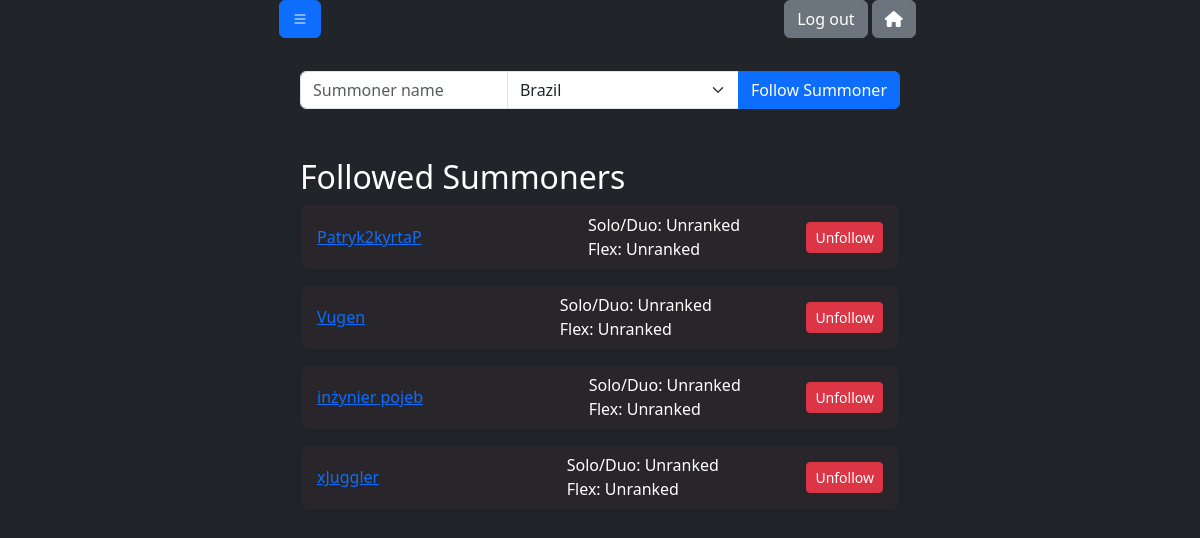
Page /profile/ (signed in) on the committed database.
### kyrciapp/models.py (models this page shows, shortened)
class FollowedSummoner(models.Model):
    user = models.ForeignKey(CustomUser, on_delete=models.CASCADE)
    name = models.CharField(max_length=100)
    region = models.CharField(max_length=100)
    solo_rank_info = models.CharField(max_length=50, blank=True, null=True)
    flex_rank_info = models.CharField(max_length=50, blank=True, null=True)

### kyrciapp/views.py (the view)
# urls.py: path('profile/', views.profile_view, name='profile'),
def profile_view(request):
    regions = choose_region()
    followed_summoners = FollowedSummoner.objects.filter(user=request.user)
    for summoner in followed_summoners:
        summoner_info = get_summoner_info(summoner.name, summoner.region)
        if summoner_info:
            request.session['id'] = summoner_info[4]
            request.session['global_region'] = summoner.region
            solo_rank_info, flex_rank_info = rank_info_render(request)
            summoner.solo_rank_info = solo_rank_info if solo_rank_info else {}
            summoner.flex_rank_info = flex_rank_info if flex_rank_info else {}
    context = {
        'regions': regions,
        'followed_summoners': followed_summoners
    }
    return render(request, 'profile.html', context)

### kyrciapp/python/config.py (called while the page is built)
def get_api_key():
    return "RGAPI-03d49e19-3db7-4f49-a1f5-75d020438f47"

### kyrciapp/python/region_dictionary.py (called while the page is built)
def region_lists():
    region_list = [
        'BR1',
        'EUN1',
        'EUW1',
        'JP1',
        'KR',
        'LA1',
        'LA2',
        'NA1',
        'OC1',
        'PH2',
        'RU',
        'SG2',
        'TH2',
        'TR1',
        'TW2',
        'VN2',
        ]
    return region_list

def choose_region():
    print("Available regions:")
    regions = region_lists()
    region_dict = {
        'BR1': 'Brazil',
        'EUN1': 'EUNE (Europe Nordic & East)',
        'EUW1': 'Europe West',
        'JP1': 'Japan',
        'KR': 'Korea',
        'LA1': 'Latin America North',
        'LA2': 'Latin America South',
        'NA1': 'North America',
        'OC1': 'Oceania',
        'PH2': 'Philippines',
        'RU': 'Russia',
        'SG2': 'Singapore',
        'TH2': 'Thailand',
        'TR1': 'Turkey',
        'TW2': 'Taiwan',
        'VN2': 'Vietnam',
    }
    return list(region_dict.items())

### kyrciapp/templates/profile.html (shortened to what this page needs)
<!DOCTYPE html>
<html>
<head>
    <head>
        <link href="https://cdn.jsdelivr.net/npm/bootstrap@5.3.2/dist/css/bootstrap.min.css" rel="stylesheet">
        <link href="https://cdnjs.cloudflare.com/ajax/libs/font-awesome/6.0.0-beta3/css/all.min.css" rel="stylesheet">
        <link rel="stylesheet" href="https://cdn.jsdelivr.net/npm/bootstrap-icons@1.9.1/font/bootstrap-icons.css">
</head>
<body class="bg-dark text-white">
    <div class="container-fluid">
        <div class="row">
            <div class="col-md-1"> </div>
            <div class="col text-center padding-left color-white">
                <button class="btn btn-primary" type="button" id="menuToggle" style="margin-right: 100px;">
                    <i class="bi bi-list"></i>
                </button>
            </div>
            <div class="col text-center ">
                {% if user.is_authenticated %}
                    <a href="{% url 'logout_confirm' %}" class="btn btn-secondary">Log out</a>
                    <a href="{% url 'index' %}" class="btn btn-secondary ">
                        <i class="fas fa-home"></i>
                    </a>
                {% endif %}
            </div>
            <div class="col-md-1"> </div>
        </div>
    </div>
<div class="d-flex justify-content-center align-items-center" style="min-height: 15vh;">
    <form method="post" action="{% url 'follow_summoner' %}" class="w-50">
        <div class="input-group mb-3">
            <input type="text" class="form-control" placeholder="Summoner name" name="summoner_name">
            <select class="form-select" name="region">
                {% for code, name in regions %}
                    <option value="{{ code }}">{{ name }}</option>
                {% endfor %}
            </select>
            <button class="btn btn-primary" type="submit">Follow Summoner</button>
        </div>
    </form>
</div>
<div class="d-flex justify-content-center align-items-center" style="min-height: 10vh;">
    <div class="w-50">
        <h2>Followed Summoners</h2>
        <ul class="list-group" >
            {% for summoner in followed_summoners %}
                <li class="list-group-item d-flex justify-content-between align-items-center custom-card white-space: nowrap" >
                    <a href="{% url 'player_info_with_args' summoner_name=summoner.name region=summoner.region %} "class="no-wrap">
                        {{ summoner.name }}
                    </a>
                    <div class="rank-info">
                        <div class="rank-row">
                            {% if summoner.solo_rank_info %}
                                <span>Solo/Duo:</span>
                                <img src="https://raw.communitydragon.org/latest/plugins/rcp-fe-lol-shared-components/global/default/{{ summoner.solo_rank_info.Tier|lower }}.png" alt="Tier Icon" class="small-tier-icon">
                                <span>{{ summoner.solo_rank_info.Rank }} - {{ summoner.solo_rank_info.League_Points }}LP - Win Rate: {{ summoner.solo_rank_info.Win_Percentage }}</span>
                            {% else %}
                                <span>Solo/Duo: Unranked</span>
                            {% endif %}
                        </div>
                        <div class="rank-row">
                            {% if summoner.flex_rank_info %}
                                <span>Flex:</span>
                                <img src="https://raw.communitydragon.org/latest/plugins/rcp-fe-lol-shared-components/global/default/{{ summoner.flex_rank_info.Tier|lower }}.png" alt="Tier Icon" class="small-tier-icon">
                                <span>{{ summoner.flex_rank_info.Rank }} - {{ summoner.flex_rank_info.League_Points }}LP - Win Rate: {{ summoner.flex_rank_info.Win_Percentage }}</span>
                            {% else %}
                                <span>Flex: Unranked</span>
                            {% endif %}
                        </div>
                    </div>
                    <form method="post" action="{% url 'unfollow_summoner' summoner.id %}" class="d-inline">
                        <button type="submit" class="btn btn-danger btn-sm">Unfollow</button>
                    </form>
                </li>
            {% endfor %}
        </ul>
    </div>
</div>
</body>
</html>

### kyrciapp/templates/profile.html (style rules this page uses)
.color-white { color: rgb(0, 0, 0) !important; }
.custom-card { background: rgb(40, 38, 43); border-radius: 10px; border-color: rgba(0, 0, 0, 0.1); box-shadow: 0 0 10px rgba(0, 0, 0, 0.1); color:rgb(255, 255, 255); margin-bottom: 15px; }
.rank-info { margin-left: 100px; display: flex; flex-direction: column; align-items: flex-start; }
.rank-row { display: flex; align-items: center; gap: 5px; }
.no-wrap { white-space: nowrap; }

### rows in the picture
FollowedSummoner: name "Patryk2kyrtaP", shows "Solo/Duo: Unranked", shows "Flex: Unranked"
FollowedSummoner: name "Vugen", shows "Solo/Duo: Unranked", shows "Flex: Unranked"
FollowedSummoner: name "inżynier pojeb", shows "Solo/Duo: Unranked", shows "Flex: Unranked"
FollowedSummoner: name "xJuggler", shows "Solo/Duo: Unranked", shows "Flex: Unranked"

### other values in the picture
form field region "Brazil"
